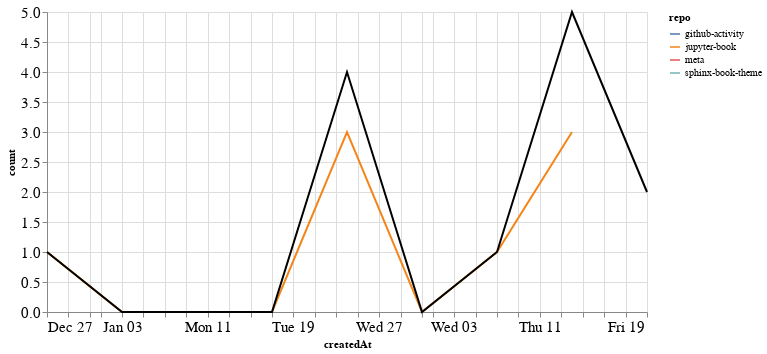

Notebook code for this chart:
### Markdown cell above
### PRs

### Code cell
prs_time = prs.groupby('repo').resample('W', on='createdAt').count()['author'].reset_index()
prs_time = prs_time.rename(columns={'author': 'count'})
prs_time_total = prs_time.groupby('createdAt').agg({"count": "sum"}).reset_index()

ch1 = alt.Chart(prs_time, width=600).mark_line().encode(
    x='createdAt',
    y='count',
    color='repo',
    tooltip="repo"
)

ch2 = alt.Chart(prs_time_total, width=600).mark_line(color="black").encode(
    x='createdAt',
    y='count',
)

ch1 + ch2

### Figure 1 — Vega-Lite specification as saved in the notebook (floating-point values rounded to 4 significant figures)
{"config": {"axisLeft": {"labelFontSize": 15}, "axisBottom": {"labelFontSize": 15}}, "layer": [{"data": {"name": "data-8c81c0a9b79cf4eba4ab715d0d1b4a0e"}, "mark": "line", "encoding": {"color": {"type": "nominal", "field": "repo"}, "tooltip": {"type": "nominal", "field": "repo"}, "x": {"type": "temporal", "field": "createdAt"}, "y": {"type": "quantitative", "field": "count"}}, "width": 600}, {"data": {"name": "data-1df83a44df3afa0703da8b7b745b7646"}, "mark": {"type": "line", "color": "black"}, "encoding": {"x": {"type": "temporal", "field": "createdAt"}, "y": {"type": "quantitative", "field": "count"}}, "width": 600}], "$schema": "https://vega.github.io/schema/vega-lite/v4.8.1.json", "datasets": {"data-8c81c0a9b79cf4eba4ab715d0d1b4a0e": [{"repo": "github-activity", "createdAt": "2021-02-21T00:00:00", "count": 2}, {"repo": "jupyter-book", "createdAt": "2020-12-27T00:00:00", "count": 1}, {"repo": "jupyter-book", "createdAt": "2021-01-03T00:00:00", "count": 0}, {"repo": "jupyter-book", "createdAt": "2021-01-10T00:00:00", "count": 0}, {"repo": "jupyter-book", "createdAt": "2021-01-17T00:00:00", "count": 0}, {"repo": "jupyter-book", "createdAt": "2021-01-24T00:00:00", "count": 3}, {"repo": "jupyter-book", "createdAt": "2021-01-31T00:00:00", "count": 0}, {"repo": "jupyter-book", "createdAt": "2021-02-07T00:00:00", "count": 1}, {"repo": "jupyter-book", "createdAt": "2021-02-14T00:00:00", "count": 3}, {"repo": "meta", "createdAt": "2021-01-24T00:00:00", "count": 1}, {"repo": "sphinx-book-theme", "createdAt": "2021-02-14T00:00:00", "count": 2}], "data-1df83a44df3afa0703da8b7b745b7646": [{"createdAt": "2020-12-27T00:00:00", "count": 1}, {"createdAt": "2021-01-03T00:00:00", "count": 0}, {"createdAt": "2021-01-10T00:00:00", "count": 0}, {"createdAt": "2021-01-17T00:00:00", "count": 0}, {"createdAt": "2021-01-24T00:00:00", "count": 4}, {"createdAt": "2021-01-31T00:00:00", "count": 0}, {"createdAt": "2021-02-07T00:00:00", "count": 1}, {"createdAt": "2021-02-14T00:00:00", "count": 5}, {"createdAt": "2021-02-21T00:00:00", "count": 2}]}}
